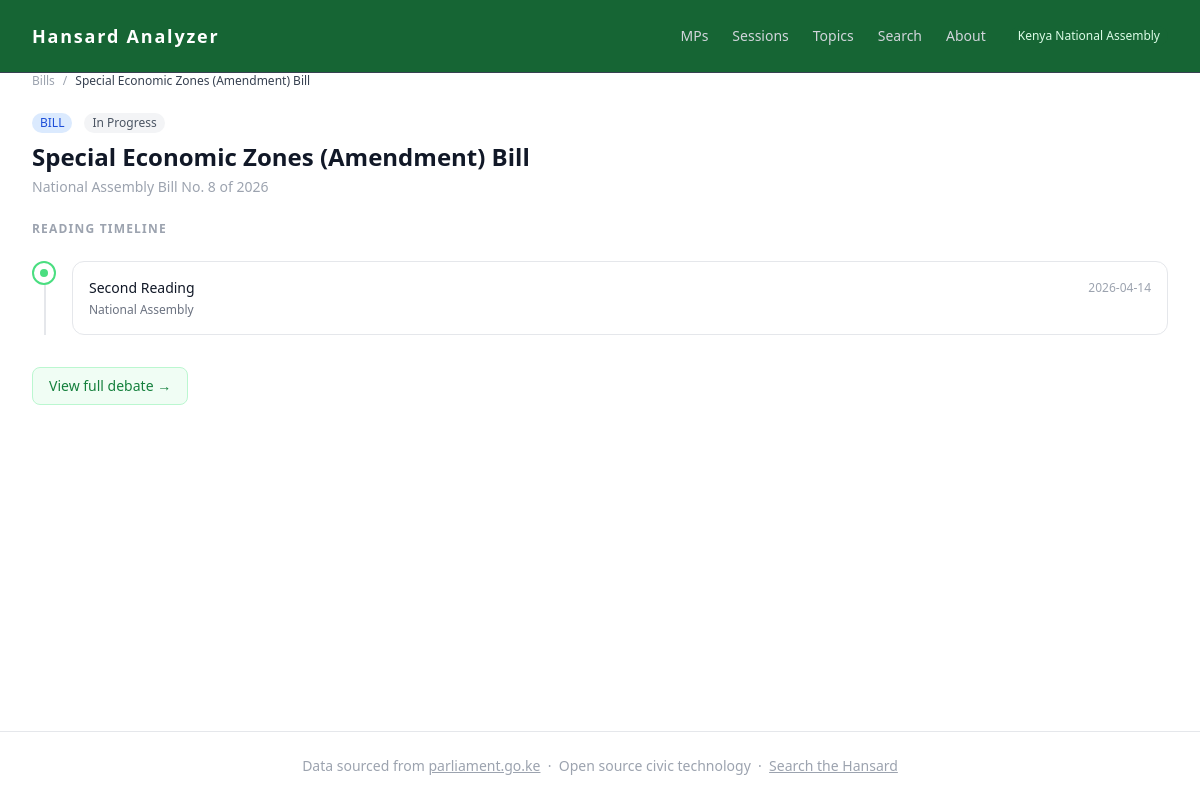
The page /bills/5 on the database its author committed.
### tables this page shows
CREATE TABLE bills (
    id              INTEGER PRIMARY KEY AUTOINCREMENT,
    agenda_item_id  INTEGER REFERENCES agenda_items(id),
    bill_number     TEXT,
    bill_year       INTEGER,
    title           TEXT NOT NULL,
    sponsor_id      INTEGER REFERENCES members(id),
    current_status  TEXT,
    introduced_date TEXT,
    last_activity   TEXT
);

CREATE TABLE bill_readings (
    id         INTEGER PRIMARY KEY AUTOINCREMENT,
    bill_id    INTEGER NOT NULL REFERENCES bills(id),
    session_id INTEGER NOT NULL REFERENCES sessions(id),
    reading    TEXT,
    outcome    TEXT,
    date       TEXT
);

### routes/bills.py (the view)
@bills_bp.route("/<int:bill_id>")
def bill_detail(bill_id):
    conn = get_connection()
    bill = get_bill_with_readings(conn, bill_id)
    conn.close()
    if not bill:
        abort(404)
    return render_template("bill_detail.html", bill=bill)

### analyzer/database/queries.py (called while the page is built)
def get_bill_with_readings(
    conn: sqlite3.Connection,
    bill_id: int,
) -> Optional[dict]:
    cursor = conn.cursor()
    cursor.execute("SELECT * FROM bills WHERE id = ?", (bill_id,))
    row = cursor.fetchone()
    if not row:
        return None
    columns = [d[0] for d in cursor.description]
    bill = dict(zip(columns, row))
    cursor.execute(
        """
        SELECT br.*, se.date, se.chamber
        FROM bill_readings br
        JOIN sessions se ON br.session_id = se.id
        WHERE br.bill_id = ?
        ORDER BY se.date ASC
        """,
        (bill_id,),
    )
    cols = [d[0] for d in cursor.description]
    bill["readings"] = [dict(zip(cols, r)) for r in cursor.fetchall()]
    return bill

### analyzer/database/seed.py (called while the page is built)
def get_connection(db_path: Path = DB_PATH) -> sqlite3.Connection:
    conn = sqlite3.connect(db_path)
    conn.execute("PRAGMA foreign_keys = ON")
    return conn

### templates/bill_detail.html (shortened to what this page needs)
{% extends "base.html" %}
{% block content %}
<nav class="flex items-center gap-2 text-xs text-gray-400 mb-6">
    <a href="/bills/" class="hover:text-gray-600">Bills</a>
    <span>/</span>
    <span class="text-gray-700">{{ bill.title }}</span>
</nav>
<div class="mb-6">
    <div class="flex items-center gap-3 mb-2">
        <span class="text-xs bg-blue-100 text-blue-700 px-2 py-0.5 rounded-full font-medium">
            BILL
        </span>
        <span class="text-xs px-2 py-0.5 rounded-full font-medium
            {% if bill.current_status == 'Passed' %}bg-green-100 text-green-700
            {% elif bill.current_status == 'Rejected' %}bg-red-100 text-red-700
            {% else %}bg-gray-100 text-gray-600{% endif %}">
            {{ bill.current_status or 'In Progress' }}
        </span>
    </div>
    <h1 class="text-2xl font-bold text-gray-900 mb-1">{{ bill.title }}</h1>
    {% if bill.bill_number %}
    <p class="text-sm text-gray-400">
        National Assembly Bill No. {{ bill.bill_number }} of {{ bill.bill_year }}
    </p>
    {% endif %}
</div>
{% if bill.readings %}
<div class="mb-8">
    <h2 class="text-xs font-semibold tracking-widest text-gray-400 uppercase mb-6">
        Reading Timeline
    </h2>
    <div class="relative">
        <div class="absolute left-3 top-0 bottom-0 w-0.5 bg-gray-200"></div>
        {% for reading in bill.readings %}
        <div class="relative flex items-start gap-4 mb-6">
            <div class="w-6 h-6 rounded-full border-2 border-green-400 bg-white
                        flex items-center justify-center shrink-0 z-10">
                <div class="w-2 h-2 rounded-full bg-green-400"></div>
            </div>
            <div class="bg-white border border-gray-200 rounded-xl p-4 flex-1">
                <div class="flex items-center justify-between mb-1">
                    <span class="font-medium text-sm text-gray-900">
                        {{ reading.reading or 'Reading' }}
                    </span>
                    <span class="text-xs text-gray-400">{{ reading.date }}</span>
                </div>
                <div class="text-xs text-gray-500">
                    {{ reading.chamber }}
                </div>
            </div>
        </div>
        {% endfor %}
    </div>
</div>
{% else %}
<p class="text-sm text-gray-400 mb-8">No reading records found for this bill.</p>
{% endif %}
{% if bill.agenda_item_id %}
<a href="/agenda/{{ bill.agenda_item_id }}"
   class="inline-flex items-center gap-2 text-sm text-green-700 hover:text-green-800
          bg-green-50 hover:bg-green-100 border border-green-200 px-4 py-2 rounded-lg
          transition-all">
    View full debate →
</a>
{% endif %}
{% endblock %}

### rows shown on the page
bills: title "Special Economic Zones (Amendment) Bill", current_status "In Progress", bill_number "8", bill_year "2026"
bill_readings: reading "Second Reading", date "2026-04-14", chamber "National Assembly"
